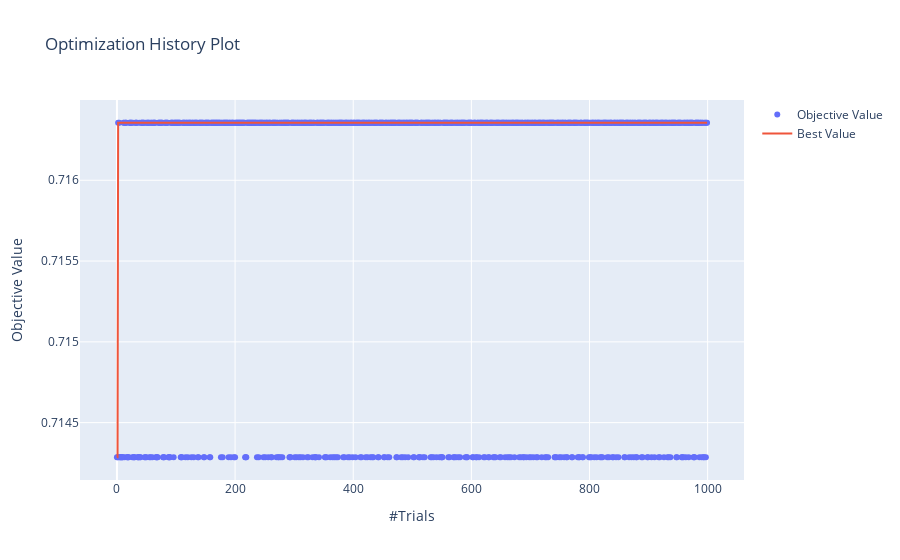

Notebook cell for this chart:
### Code cell
print('Highest Accuracy',study_lr.best_value)

plot_optimization_history(study_lr)

### Figure 1 — Plotly figure (JSON) as saved in the notebook; plotly's stock layout.template omitted (floating-point values rounded to 4 significant figures; data arrays with more than 128 entries replaced by an {"elided": "..."} marker saying what was removed)
{"data": [{"mode": "markers", "name": "Objective Value", "type": "scatter", "x": {"elided": "1000 int values"}, "y": {"elided": "1000 float values"}}, {"name": "Best Value", "type": "scatter", "x": {"elided": "1000 int values"}, "y": {"elided": "1000 float values"}}], "layout": {"title": {"text": "Optimization History Plot"}, "xaxis": {"title": {"text": "#Trials"}}, "yaxis": {"title": {"text": "Objective Value"}}}}
